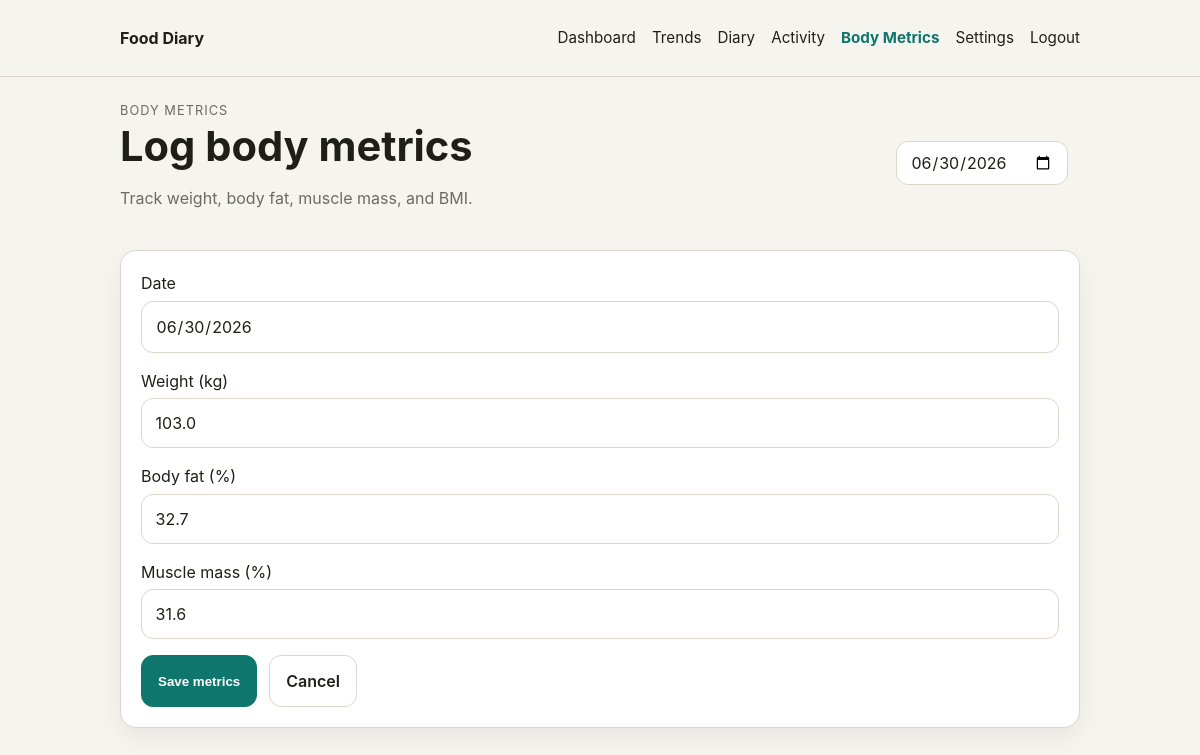
The page /body-metrics (signed in) on the database its author committed.
### tables this page shows
CREATE TABLE "body_metrics" (
	"id"	INTEGER,
	"entry_date"	TEXT NOT NULL,
	"user_name"	TEXT NOT NULL,
	"weight_kg"	REAL,
	"bmi"	REAL,
	"muscle_mass_pct"	REAL,
	"body_fat_pct"	REAL,
	CONSTRAINT "uq_body_metrics" UNIQUE("entry_date","user_name"),
	PRIMARY KEY("id" AUTOINCREMENT)
);

### app/routers/bodymetrics.py (the view)
@router.get("/body-metrics")
async def body_metrics_page(request: Request, entry_date: str | None = None, saved: int | None = None):
    redirect = login_redirect(request)
    if redirect:
        return redirect
    user_name = get_current_user_name(request)
    entry_date = entry_date or date.today().isoformat()
    success = "Body metrics saved successfully." if saved == 1 else None
    conn = get_db_connection()
    current = conn.execute(
        """
        SELECT entry_date, weight_kg, body_fat_pct, muscle_mass_pct
        FROM body_metrics
        WHERE user_name = ?
          AND entry_date = ?
        LIMIT 1
        """,
        (user_name, entry_date),
    ).fetchone()
    conn.close()
    profile = {
        "entry_date": entry_date,
        "weight_kg": current["weight_kg"] if current else "",
        "body_fat_pct": current["body_fat_pct"] if current else "",
        "muscle_mass_pct": current["muscle_mass_pct"] if current else "",
    }
    return templates.TemplateResponse(
        request,
        "body_metrics.html",
        {
            "request": request,
            "user": request.session.get("user"),
            "profile": profile,
            "error": None,
            "success": success,
        },
    )

### app/templates/body_metrics.html (shortened to what this page needs)
{% extends "base.html" %}
{% block content %}
<section class="page-head">
    <div class="page-head-title-row">
        <div>
            <p class="eyebrow">Body metrics</p>
            <h1>Log body metrics</h1>
            <p class="muted">Track weight, body fat, muscle mass, and BMI.</p>
        </div>
        <form method="get" action="/body-metrics" class="date-switcher">
            <input
                type="date"
                name="entry_date"
                value="{{ profile.entry_date }}"
                required
                onchange="this.form.submit()"
            >
        </form>
    </div>
</section>
<section class="detail-card">
    <form method="post" action="/body-metrics" class="stack">
        <label>
            Date
            <input type="date" value="{{ profile.entry_date }}" disabled>
        </label>
        <label>
            Weight (kg)
            <input type="number" step="0.1" name="weight_kg" value="{{ profile.weight_kg }}" required>
        </label>
        <label>
            Body fat (%)
            <input type="number" step="0.1" name="body_fat_pct" value="{{ profile.body_fat_pct }}">
        </label>
        <label>
            Muscle mass (%)
            <input type="number" step="0.1" name="muscle_mass_pct" value="{{ profile.muscle_mass_pct }}">
        </label>
        <div class="inline-edit-buttons">
            <button type="submit" class="btn btn-primary">Save metrics</button>
            <a href="/dashboard" class="btn btn-secondary">Cancel</a>
        </div>
    </form>
</section>
{% endblock %}

### app/static/styles.css (style rules this page uses)
:root { --bg: #f6f4ef; --surface: #ffffff; --surface-2: #f0ece4; --text: #1f1f1a; --muted: #6d6a63; --border: #ddd6ca; --primary: #0f766e; --primary-hover: #115e59; --radius: 16px; --shadow: 0 10px 24px rgba(0, 0, 0, 0.06); --space-2: 0.5rem; --space-3: 0.75rem; --space-4: 1rem; --space-5: 1.25rem; --space-6: 1.5rem; --space-8: 2rem; --max-width: 960px; }
* { box-sizing: border-box; }
html, body { margin: 0; padding: 0; overflow-x: clip; }
body { font-family: Inter, system-ui, sans-serif; background: var(--bg); color: var(--text); line-height: 1.5; }
a { color: inherit; text-decoration: none; }
.hero-card, .stat-card, .detail-card { background: var(--surface); border: 1px solid var(--border); border-radius: var(--radius); box-shadow: var(--shadow); }
.hero-card h1, .page-head h1 { margin: 0 0 var(--space-2); font-size: clamp(1.8rem, 5vw, 2.6rem); line-height: 1.1; }
.hero-card p, .muted { color: var(--muted); }
.btn { display: inline-flex; align-items: center; justify-content: center; min-height: 44px; padding: 0.8rem 1rem; border-radius: 12px; font-weight: 600; border: 1px solid var(--border); background: var(--surface); color: var(--text); cursor: pointer; }
.btn-primary { background: var(--primary); color: white; border-color: var(--primary); }
.page-head { margin-bottom: var(--space-6); }
.page-head-title-row { display: grid; grid-template-columns: minmax(0, 1fr) auto; align-items: center; gap: 1rem; }
.page-head-title-row h1 { margin: 0; line-height: 1.1; }
.eyebrow { margin: 0 0 0.25rem; color: var(--muted); text-transform: uppercase; letter-spacing: 0.08em; font-size: 0.8rem; }
.date-switcher { display: grid; grid-template-columns: auto auto; align-items: center; gap: 0.75rem; margin: 0; }
.date-switcher input[type="date"], .date-switcher .btn { height: 44px; margin: 0; box-sizing: border-box; }
.stat-card, .detail-card { padding: var(--space-5); }
.stack { display: grid; gap: var(--space-4); }
.inline-edit-buttons { display: flex; gap: var(--space-3); }
label { display: grid; gap: 0.35rem; }
input, select { width: 100%; padding: 0.75rem 0.85rem; border: 1px solid var(--border); border-radius: 12px; background: var(--surface); color: var(--text); font: inherit; }
.btn-secondary { background: var(--surface); color: var(--text); border-color: var(--border); }

### rows shown on the page
body_metrics: entry_date "06/30/2026", weight_kg "103.0", body_fat_pct "32.7", muscle_mass_pct "31.6"
